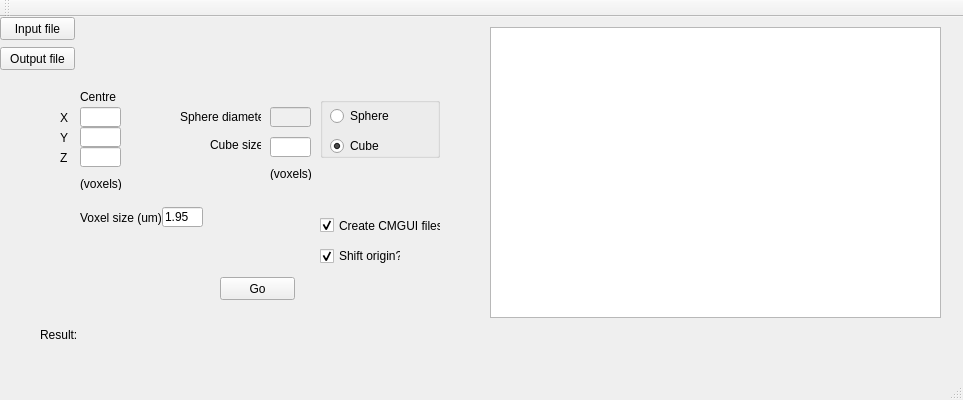
<?xml version="1.0" encoding="UTF-8"?>
<ui version="4.0">
 <class>MainWindow</class>
 <widget class="QMainWindow" name="MainWindow">
  <property name="geometry">
   <rect>
    <x>0</x>
    <y>0</y>
    <width>963</width>
    <height>400</height>
   </rect>
  </property>
  <property name="windowTitle">
   <string>Selection of a sphere-bounded sub-network</string>
  </property>
  <widget class="QWidget" name="centralWidget">
   <widget class="QPushButton" name="pushButtonInFile">
    <property name="geometry">
     <rect>
      <x>0</x>
      <y>0</y>
      <width>75</width>
      <height>23</height>
     </rect>
    </property>
    <property name="text">
     <string>Input file</string>
    </property>
   </widget>
   <widget class="QLabel" name="labelInFile">
    <property name="geometry">
     <rect>
      <x>80</x>
      <y>0</y>
      <width>401</width>
      <height>21</height>
     </rect>
    </property>
    <property name="text">
     <string/>
    </property>
   </widget>
   <widget class="QLabel" name="labelOutFile">
    <property name="geometry">
     <rect>
      <x>80</x>
      <y>30</y>
      <width>401</width>
      <height>21</height>
     </rect>
    </property>
    <property name="text">
     <string/>
    </property>
   </widget>
   <widget class="QPushButton" name="pushButtonOutFile">
    <property name="geometry">
     <rect>
      <x>0</x>
      <y>30</y>
      <width>75</width>
      <height>23</height>
     </rect>
    </property>
    <property name="text">
     <string>Output file</string>
    </property>
   </widget>
   <widget class="QPushButton" name="pushButtonZoom">
    <property name="geometry">
     <rect>
      <x>220</x>
      <y>260</y>
      <width>75</width>
      <height>23</height>
     </rect>
    </property>
    <property name="text">
     <string>Go</string>
    </property>
   </widget>
   <widget class="QLabel" name="label">
    <property name="geometry">
     <rect>
      <x>40</x>
      <y>310</y>
      <width>41</width>
      <height>16</height>
     </rect>
    </property>
    <property name="text">
     <string>Result:</string>
    </property>
   </widget>
   <widget class="QLabel" name="labelResult">
    <property name="geometry">
     <rect>
      <x>80</x>
      <y>310</y>
      <width>491</width>
      <height>16</height>
     </rect>
    </property>
    <property name="text">
     <string/>
    </property>
   </widget>
   <widget class="QLabel" name="labelX">
    <property name="geometry">
     <rect>
      <x>60</x>
      <y>90</y>
      <width>21</width>
      <height>21</height>
     </rect>
    </property>
    <property name="text">
     <string>X</string>
    </property>
   </widget>
   <widget class="QLineEdit" name="lineEditX">
    <property name="geometry">
     <rect>
      <x>80</x>
      <y>90</y>
      <width>41</width>
      <height>20</height>
     </rect>
    </property>
   </widget>
   <widget class="QTextEdit" name="textEdit">
    <property name="geometry">
     <rect>
      <x>490</x>
      <y>10</y>
      <width>451</width>
      <height>291</height>
     </rect>
    </property>
   </widget>
   <widget class="QLabel" name="labelSphere">
    <property name="geometry">
     <rect>
      <x>80</x>
      <y>70</y>
      <width>41</width>
      <height>20</height>
     </rect>
    </property>
    <property name="text">
     <string>Centre</string>
    </property>
   </widget>
   <widget class="QLabel" name="labelY">
    <property name="geometry">
     <rect>
      <x>60</x>
      <y>110</y>
      <width>21</width>
      <height>21</height>
     </rect>
    </property>
    <property name="text">
     <string>Y</string>
    </property>
   </widget>
   <widget class="QLineEdit" name="lineEditY">
    <property name="geometry">
     <rect>
      <x>80</x>
      <y>110</y>
      <width>41</width>
      <height>20</height>
     </rect>
    </property>
   </widget>
   <widget class="QLabel" name="labelZ">
    <property name="geometry">
     <rect>
      <x>60</x>
      <y>130</y>
      <width>21</width>
      <height>21</height>
     </rect>
    </property>
    <property name="text">
     <string>Z</string>
    </property>
   </widget>
   <widget class="QLineEdit" name="lineEditZ">
    <property name="geometry">
     <rect>
      <x>80</x>
      <y>130</y>
      <width>41</width>
      <height>20</height>
     </rect>
    </property>
   </widget>
   <widget class="QLabel" name="labelR">
    <property name="geometry">
     <rect>
      <x>180</x>
      <y>90</y>
      <width>81</width>
      <height>20</height>
     </rect>
    </property>
    <property name="text">
     <string>Sphere diameter</string>
    </property>
   </widget>
   <widget class="QLineEdit" name="lineEditSphereDiameter">
    <property name="enabled">
     <bool>false</bool>
    </property>
    <property name="geometry">
     <rect>
      <x>270</x>
      <y>90</y>
      <width>41</width>
      <height>20</height>
     </rect>
    </property>
   </widget>
   <widget class="QCheckBox" name="checkBoxCmgui">
    <property name="geometry">
     <rect>
      <x>320</x>
      <y>200</y>
      <width>121</width>
      <height>17</height>
     </rect>
    </property>
    <property name="text">
     <string>Create CMGUI files</string>
    </property>
    <property name="checked">
     <bool>true</bool>
    </property>
   </widget>
   <widget class="QGroupBox" name="groupBox">
    <property name="geometry">
     <rect>
      <x>320</x>
      <y>80</y>
      <width>120</width>
      <height>61</height>
     </rect>
    </property>
    <property name="title">
     <string/>
    </property>
    <property name="flat">
     <bool>false</bool>
    </property>
    <widget class="QRadioButton" name="radioButtonSphere">
     <property name="geometry">
      <rect>
       <x>10</x>
       <y>10</y>
       <width>82</width>
       <height>18</height>
      </rect>
     </property>
     <property name="text">
      <string>Sphere</string>
     </property>
    </widget>
    <widget class="QRadioButton" name="radioButtonCube">
     <property name="geometry">
      <rect>
       <x>10</x>
       <y>40</y>
       <width>82</width>
       <height>18</height>
      </rect>
     </property>
     <property name="text">
      <string>Cube</string>
     </property>
     <property name="checked">
      <bool>true</bool>
     </property>
    </widget>
   </widget>
   <widget class="QLineEdit" name="lineEditCubeSize">
    <property name="geometry">
     <rect>
      <x>270</x>
      <y>120</y>
      <width>41</width>
      <height>20</height>
     </rect>
    </property>
   </widget>
   <widget class="QLabel" name="label_2">
    <property name="geometry">
     <rect>
      <x>210</x>
      <y>120</y>
      <width>51</width>
      <height>16</height>
     </rect>
    </property>
    <property name="text">
     <string>Cube size</string>
    </property>
   </widget>
   <widget class="QLineEdit" name="lineEditVoxelSize">
    <property name="geometry">
     <rect>
      <x>162</x>
      <y>190</y>
      <width>41</width>
      <height>20</height>
     </rect>
    </property>
    <property name="text">
     <string>1.95</string>
    </property>
   </widget>
   <widget class="QLabel" name="label_3">
    <property name="geometry">
     <rect>
      <x>80</x>
      <y>190</y>
      <width>81</width>
      <height>21</height>
     </rect>
    </property>
    <property name="text">
     <string>Voxel size (um)</string>
    </property>
   </widget>
   <widget class="QCheckBox" name="checkBox_origin">
    <property name="geometry">
     <rect>
      <x>320</x>
      <y>230</y>
      <width>81</width>
      <height>18</height>
     </rect>
    </property>
    <property name="text">
     <string>Shift origin?</string>
    </property>
    <property name="checked">
     <bool>true</bool>
    </property>
   </widget>
   <widget class="QLabel" name="label_voxels1">
    <property name="geometry">
     <rect>
      <x>80</x>
      <y>160</y>
      <width>46</width>
      <height>13</height>
     </rect>
    </property>
    <property name="text">
     <string>(voxels)</string>
    </property>
   </widget>
   <widget class="QLabel" name="label_voxels1_2">
    <property name="geometry">
     <rect>
      <x>270</x>
      <y>150</y>
      <width>46</width>
      <height>13</height>
     </rect>
    </property>
    <property name="text">
     <string>(voxels)</string>
    </property>
   </widget>
  </widget>
  <widget class="QMenuBar" name="menuBar">
   <property name="geometry">
    <rect>
     <x>0</x>
     <y>0</y>
     <width>963</width>
     <height>21</height>
    </rect>
   </property>
  </widget>
  <widget class="QToolBar" name="mainToolBar">
   <attribute name="toolBarArea">
    <enum>TopToolBarArea</enum>
   </attribute>
   <attribute name="toolBarBreak">
    <bool>false</bool>
   </attribute>
  </widget>
  <widget class="QStatusBar" name="statusBar"/>
 </widget>
 <layoutdefault spacing="6" margin="11"/>
 <resources/>
 <connections>
  <connection>
   <sender>pushButtonInFile</sender>
   <signal>clicked()</signal>
   <receiver>MainWindow</receiver>
   <slot>inFileSelecter()</slot>
   <hints>
    <hint type="sourcelabel">
     <x>45</x>
     <y>54</y>
    </hint>
    <hint type="destinationlabel">
     <x>232</x>
     <y>44</y>
    </hint>
   </hints>
  </connection>
  <connection>
   <sender>pushButtonOutFile</sender>
   <signal>clicked()</signal>
   <receiver>MainWindow</receiver>
   <slot>outFileSelecter()</slot>
   <hints>
    <hint type="sourcelabel">
     <x>18</x>
     <y>84</y>
    </hint>
    <hint type="destinationlabel">
     <x>231</x>
     <y>73</y>
    </hint>
   </hints>
  </connection>
  <connection>
   <sender>pushButtonZoom</sender>
   <signal>clicked()</signal>
   <receiver>MainWindow</receiver>
   <slot>zoomer()</slot>
   <hints>
    <hint type="sourcelabel">
     <x>282</x>
     <y>255</y>
    </hint>
    <hint type="destinationlabel">
     <x>412</x>
     <y>255</y>
    </hint>
   </hints>
  </connection>
  <connection>
   <sender>radioButtonCube</sender>
   <signal>toggled(bool)</signal>
   <receiver>MainWindow</receiver>
   <slot>radioButtonHandler()</slot>
   <hints>
    <hint type="sourcelabel">
     <x>338</x>
     <y>162</y>
    </hint>
    <hint type="destinationlabel">
     <x>388</x>
     <y>199</y>
    </hint>
   </hints>
  </connection>
 </connections>
 <slots>
  <slot>buttonClickHandler()</slot>
  <slot>inFileSelecter()</slot>
  <slot>outFileSelecter()</slot>
  <slot>zoomer()</slot>
  <slot>radioButtonHandler()</slot>
 </slots>
</ui>
